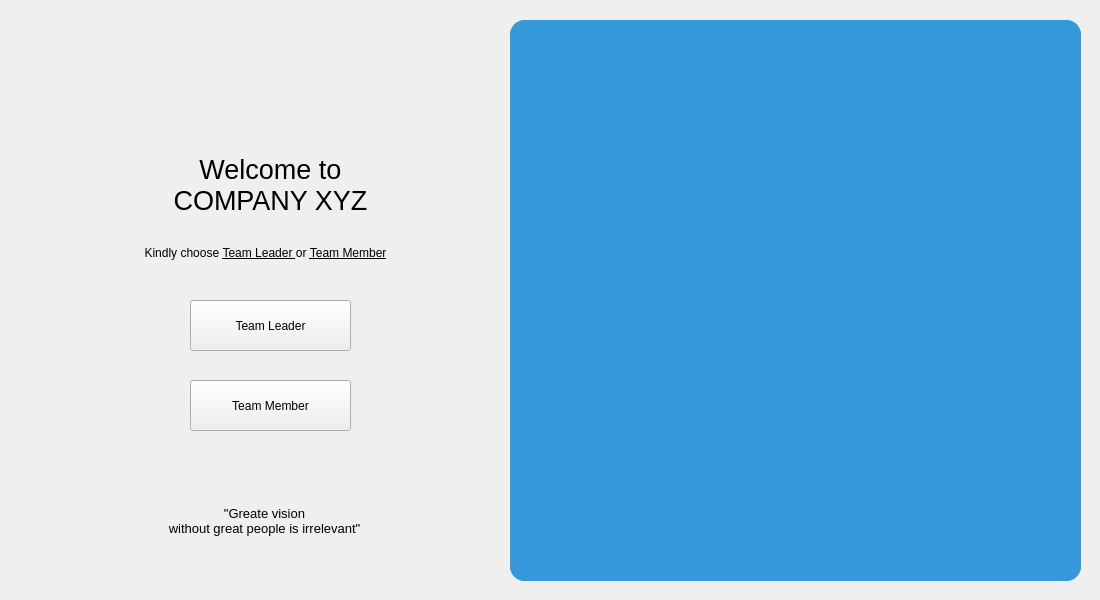
<?xml version="1.0" encoding="UTF-8"?>
<ui version="4.0">
 <class>welcomeFrame</class>
 <widget class="QFrame" name="welcomeFrame">
  <property name="geometry">
   <rect>
    <x>0</x>
    <y>0</y>
    <width>1100</width>
    <height>600</height>
   </rect>
  </property>
  <property name="windowTitle">
   <string>Company XYZ</string>
  </property>
  <widget class="QWidget" name="welcomeMainWidget" native="true">
   <property name="geometry">
    <rect>
     <x>0</x>
     <y>0</y>
     <width>1200</width>
     <height>600</height>
    </rect>
   </property>
   <property name="styleSheet">
    <string notr="true">QWidget#welcomeMainWidget{
background: qlineargradient(x1:0, y1:1, x2:0, y2:0, 
    stop:0 #add8e6, stop:1 #ffffff);
}</string>
   </property>
   <widget class="QWidget" name="leftWidget" native="true">
    <property name="geometry">
     <rect>
      <x>0</x>
      <y>0</y>
      <width>521</width>
      <height>600</height>
     </rect>
    </property>
    <widget class="QLabel" name="title">
     <property name="geometry">
      <rect>
       <x>20</x>
       <y>130</y>
       <width>501</width>
       <height>111</height>
      </rect>
     </property>
     <property name="styleSheet">
      <string notr="true">QLabel {
	font: 87 8pt &quot;Segoe UI Black&quot;;
color: black
}</string>
     </property>
     <property name="text">
      <string>&lt;html&gt;&lt;head/&gt;&lt;body&gt;&lt;p align=&quot;center&quot;&gt;&lt;span style=&quot; font-size:20pt;&quot;&gt;Welcome to &lt;br/&gt;COMPANY XYZ&lt;/span&gt;&lt;/p&gt;&lt;/body&gt;&lt;/html&gt;</string>
     </property>
    </widget>
    <widget class="QLabel" name="label_2">
     <property name="enabled">
      <bool>true</bool>
     </property>
     <property name="geometry">
      <rect>
       <x>10</x>
       <y>180</y>
       <width>511</width>
       <height>146</height>
      </rect>
     </property>
     <property name="minimumSize">
      <size>
       <width>0</width>
       <height>146</height>
      </size>
     </property>
     <property name="text">
      <string>&lt;html&gt;&lt;head/&gt;&lt;body&gt;&lt;p align=&quot;center&quot;&gt;&lt;span style=&quot; font-size:9pt;&quot;&gt;Kindly choose &lt;/span&gt;&lt;span style=&quot; font-size:9pt; text-decoration: underline;&quot;&gt;Team Leader &lt;/span&gt;&lt;span style=&quot; font-size:9pt;&quot;&gt;or &lt;/span&gt;&lt;span style=&quot; font-size:9pt; text-decoration: underline;&quot;&gt;Team Member&lt;/span&gt;&lt;/p&gt;&lt;/body&gt;&lt;/html&gt;</string>
     </property>
    </widget>
    <widget class="QLabel" name="label">
     <property name="geometry">
      <rect>
       <x>10</x>
       <y>441</y>
       <width>509</width>
       <height>161</height>
      </rect>
     </property>
     <property name="styleSheet">
      <string notr="true">font: 8pt &quot;Segoe Print&quot;;</string>
     </property>
     <property name="text">
      <string>&lt;html&gt;&lt;head/&gt;&lt;body&gt;&lt;p align=&quot;center&quot;&gt;&lt;span style=&quot; font-size:10pt;&quot;&gt;&amp;quot;Greate vision&lt;br/&gt;without great people is irrelevant&amp;quot;&lt;/span&gt;&lt;/p&gt;&lt;/body&gt;&lt;/html&gt;</string>
     </property>
    </widget>
    <widget class="QPushButton" name="TeamLeaderBTN">
     <property name="geometry">
      <rect>
       <x>190</x>
       <y>300</y>
       <width>161</width>
       <height>51</height>
      </rect>
     </property>
     <property name="styleSheet">
      <string notr="true">QPushButton#TeamLeaderBTN{
font: 10pt &quot;Arial&quot;;
}</string>
     </property>
     <property name="text">
      <string>Team Leader</string>
     </property>
    </widget>
    <widget class="QPushButton" name="TeamMemberBTN">
     <property name="geometry">
      <rect>
       <x>190</x>
       <y>380</y>
       <width>161</width>
       <height>51</height>
      </rect>
     </property>
     <property name="styleSheet">
      <string notr="true">QPushButton#TeamMemberBTN{
font: 10pt &quot;Arial&quot;;
}</string>
     </property>
     <property name="text">
      <string>Team Member</string>
     </property>
    </widget>
    <widget class="QLabel" name="label_3">
     <property name="geometry">
      <rect>
       <x>230</x>
       <y>60</y>
       <width>91</width>
       <height>101</height>
      </rect>
     </property>
     <property name="text">
      <string/>
     </property>
     <property name="pixmap">
      <pixmap>../assets/copy.png</pixmap>
     </property>
     <property name="scaledContents">
      <bool>true</bool>
     </property>
    </widget>
   </widget>
   <widget class="QWidget" name="rightWidget" native="true">
    <property name="geometry">
     <rect>
      <x>510</x>
      <y>20</y>
      <width>571</width>
      <height>561</height>
     </rect>
    </property>
    <property name="styleSheet">
     <string notr="true">QWidget {
    background-color: #3498db;
    color: white;
    border-radius: 15px;
}
</string>
    </property>
    <widget class="QLabel" name="label_4">
     <property name="geometry">
      <rect>
       <x>0</x>
       <y>0</y>
       <width>571</width>
       <height>561</height>
      </rect>
     </property>
     <property name="text">
      <string/>
     </property>
     <property name="pixmap">
      <pixmap>../assets/wow.jpg</pixmap>
     </property>
     <property name="scaledContents">
      <bool>true</bool>
     </property>
    </widget>
   </widget>
  </widget>
 </widget>
 <resources/>
 <connections/>
</ui>
